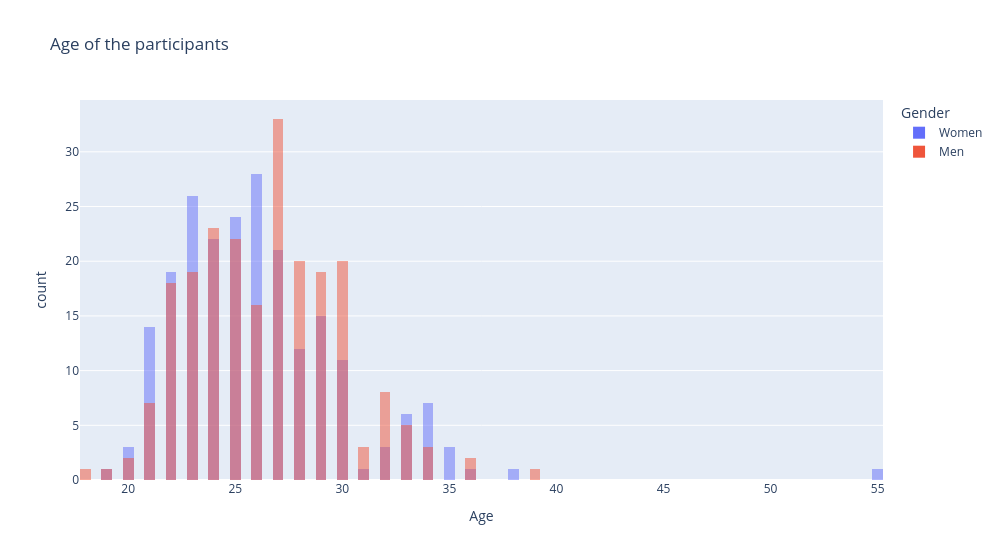

Notebook source saved alongside this figure:
### Code cell
fig = px.histogram(persons, x="age", color="gender_label", nbins=100, barmode="overlay",
                   title="Age of the participants",
                   labels={"age": "Age", "gender_label": "Gender"})
fig.update_layout(width=1000)
fig.show()

### Figure 1 — Plotly figure (JSON) as saved in the notebook; plotly's stock layout.template omitted (floating-point values rounded to 4 significant figures; data arrays with more than 128 entries replaced by an {"elided": "..."} marker saying what was removed)
{"data": [{"bingroup": "x", "hovertemplate": "Gender=Women<br>Age=%{x}<br>count=%{y}<extra></extra>", "legendgroup": "Women", "marker": {"color": "#636efa", "opacity": 0.5, "pattern": {"shape": ""}}, "name": "Women", "nbinsx": 100, "orientation": "v", "showlegend": true, "type": "histogram", "x": {"elided": "223 float values"}, "xaxis": "x", "yaxis": "y"}, {"bingroup": "x", "hovertemplate": "Gender=Men<br>Age=%{x}<br>count=%{y}<extra></extra>", "legendgroup": "Men", "marker": {"color": "#EF553B", "opacity": 0.5, "pattern": {"shape": ""}}, "name": "Men", "nbinsx": 100, "orientation": "v", "showlegend": true, "type": "histogram", "x": {"elided": "226 float values"}, "xaxis": "x", "yaxis": "y"}], "layout": {"barmode": "overlay", "legend": {"title": {"text": "Gender"}, "tracegroupgap": 0}, "title": {"text": "Age of the participants"}, "width": 1000, "xaxis": {"anchor": "y", "domain": [0, 1], "title": {"text": "Age"}}, "yaxis": {"anchor": "x", "domain": [0, 1], "title": {"text": "count"}}}}
